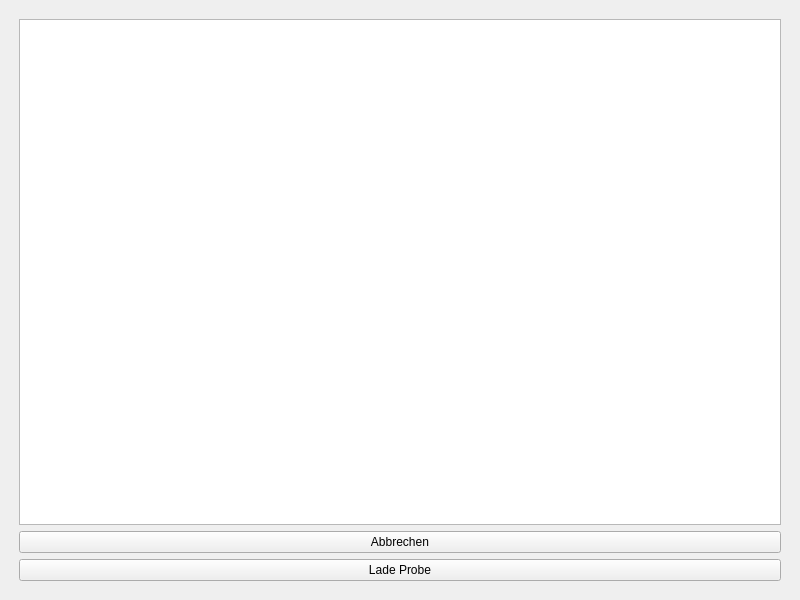
<?xml version="1.0" encoding="UTF-8"?>
<ui version="4.0">
 <class>MainWindow</class>
 <widget class="QMainWindow" name="MainWindow">
  <property name="geometry">
   <rect>
    <x>0</x>
    <y>0</y>
    <width>800</width>
    <height>600</height>
   </rect>
  </property>
  <property name="windowTitle">
   <string>MainWindow</string>
  </property>
  <widget class="QWidget" name="centralwidget">
   <layout class="QGridLayout" name="gridLayout">
    <item row="0" column="0">
     <layout class="QVBoxLayout" name="verticalLayout">
      <property name="leftMargin">
       <number>10</number>
      </property>
      <property name="topMargin">
       <number>10</number>
      </property>
      <property name="rightMargin">
       <number>10</number>
      </property>
      <property name="bottomMargin">
       <number>10</number>
      </property>
      <item>
       <widget class="QTableWidget" name="tableWidget">
        <property name="editTriggers">
         <set>QAbstractItemView::NoEditTriggers</set>
        </property>
        <property name="selectionMode">
         <enum>QAbstractItemView::SingleSelection</enum>
        </property>
        <property name="selectionBehavior">
         <enum>QAbstractItemView::SelectRows</enum>
        </property>
       </widget>
      </item>
      <item>
       <widget class="QPushButton" name="pushButton_2">
        <property name="text">
         <string>Abbrechen</string>
        </property>
       </widget>
      </item>
      <item>
       <widget class="QPushButton" name="load_probe_btn">
        <property name="text">
         <string>Lade Probe</string>
        </property>
       </widget>
      </item>
     </layout>
    </item>
   </layout>
  </widget>
 </widget>
 <resources/>
 <connections/>
</ui>
